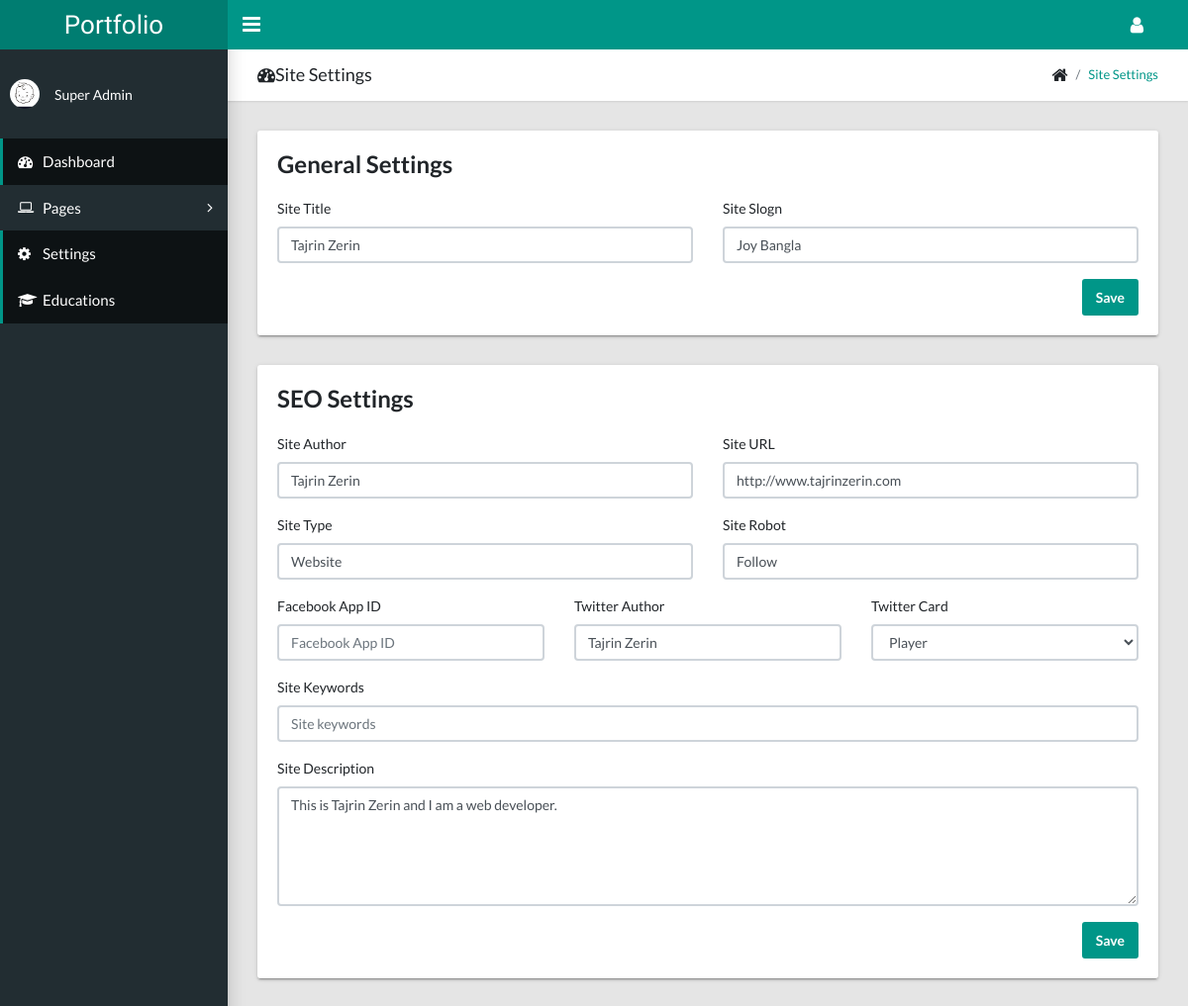
Page /systemcontrol/setting.php (signed in) on the committed database.
### tables this page shows
CREATE TABLE `profiles` (
  `id` int(191) NOT NULL,
  `user_id` int(191) NOT NULL,
  `phone` varchar(191) DEFAULT NULL,
  `address` longtext,
  `about` longtext,
  `avatar` varchar(191) DEFAULT NULL
);

CREATE TABLE `settings` (
  `id` int(191) NOT NULL,
  `key` varchar(191) NOT NULL,
  `value` longtext NOT NULL
);

### core/Database.php (called while the page is built, shortened)
<?php
Class Database
{
	public $host   = DB_HOST;
	public $user   = DB_USER;
	public $pass   = DB_PASS;
	public $dbname = DB_NAME;
	public $link;
	private function connectDB()
	{
		$this->link = new mysqli($this->host, $this->user, $this->pass, $this->dbname);
	 }
	public function select($query)
	{
	  $result = $this->link->query($query) or die($this->link->error.__LINE__);
	  if($result->num_rows > 0){
		return $result;
	  }else{
		return false;
	  }
	 }
}
?>

### core/SessionUser.php (called while the page is built, shortened)
<?php
class SessionUser{
 public static function getUser($key){
  if (isset($_SESSION[$key])) {
   return $_SESSION[$key];
  } else {
   return false;
  }
 }
}
?>

### core/Helper.php (called while the page is built, shortened)
<?php
class Helper{
    private $db;
    public function __construct()
    {
        $this->db = new Database();
    }
	public function getAvatar($user_id)
	{
		$query = "SELECT * FROM `profiles` WHERE `user_id` = '$user_id'";
		$result = $this->db->select($query);
		if($result)
		{
			$userData = $result->fetch_assoc();
			$avatar = $userData['avatar'];
			return $avatar;
		}else{
			$avatar = 'default.png';
			return $avatar;
		}
	}
	public function getSetting($key)
	{
		$query = "SELECT * FROM `settings` WHERE `key` = '$key'";
		$result = $this->db->select($query);
		if($result)
		{
			$settingData = $result->fetch_assoc();
			$value = $settingData['value'];
			return $value;
		}else{
			return 'NULL';
		}
	}
}
?>

### systemcontrol/setting.php (the view, shortened to what this page needs)
<?php
  include_once('inc/header.php');
?>
  <body class="app sidebar-mini">
    <?php include_once('inc/navbar.php'); ?>
    <?php include_once('inc/sidebar.php'); ?>
    <main class="app-content">
      <div class="app-title">
        <div>
          <h1><i class="fa fa-dashboard"></i>Site Settings</h1>
        </div>
        <ul class="app-breadcrumb breadcrumb">
          <li class="breadcrumb-item"><i class="fa fa-home fa-lg"></i></li>
          <li class="breadcrumb-item"><a href="#">Site Settings</a></li>
        </ul>
      </div>
      <div class="row">
        <div class="col-md-12">
          <div class="tile">
            <h3 class="tile-title">General Settings</h3>
            <div class="row">
              <div class="col-lg-12">
                <form action="" method="POST">
                  <div class="row">
                    <div class="col-md-6">
                      <div class="form-group">
                        <label for="siteTitle">Site Title</label>
                        <input class="form-control" name="site_title" id="siteTitle" type="text" placeholder="Site Title" value="<?php echo $helper->getSetting('site_title'); ?>" >
                      </div>
                    </div>
                    <div class="col-md-6">
                      <div class="form-group">
                        <label for="siteslogan">Site Slogn</label>
                        <input class="form-control" name="site_slogan" id="siteslogan" type="text" placeholder="Site Slogan" value="<?php echo $helper->getSetting('site_slogan'); ?>">
                      </div>
                    </div>
                  </div>
                  <div class="form-group btn-container">
                        <input type="submit" class="btn btn-primary float-right" name="generalSettings" value="Save" >
                    </div>
                </form>
              </div>
            </div>
          </div>
          <div class="tile">
            <h3 class="tile-title">SEO Settings</h3>
            <div class="row">
              <div class="col-lg-12">
                <form action="" method="POST">
                  <div class="row">
                    <div class="col-md-6">
                      <div class="form-group">
                        <label for="siteAuthor">Site Author</label>
                        <input class="form-control" name="site_author" id="siteAuthor" type="text" placeholder="Site Author" value="<?php echo $helper->getSetting('site_author'); ?>" >
                      </div>
                    </div>
                    <div class="col-md-6">
                      <div class="form-group">
                        <label for="siteURL">Site URL</label>
                        <input class="form-control" name="site_url" id="sitesURL" type="text" placeholder="Site URL" value="<?php echo $helper->getSetting('site_url'); ?>">
                      </div>
                    </div>
                  </div>
                  <div class="row">
                    <div class="col-md-6">
                      <div class="form-group">
                        <label for="siteType">Site Type</label>
                        <input class="form-control" name="site_type" id="siteType" type="text" placeholder="Site Type" value="<?php echo $helper->getSetting('site_type'); ?>" >
                      </div>
                    </div>
                    <div class="col-md-6">
                      <div class="form-group">
                        <label for="siteRobot">Site Robot</label>
                        <input class="form-control" name="site_robot" id="siteRobot" type="text" placeholder="Site Robot" value="<?php echo $helper->getSetting('site_robot'); ?>">
                      </div>
                    </div>
                    <div class="col-md-4">
                      <div class="form-group">
                        <label for="siteAPPID">Facebook App ID</label>
                        <input class="form-control" name="site_app_id" id="siteAPPID" type="text" placeholder="Facebook App ID" value="<?php echo $helper->getSetting('site_app_id'); ?>">
                      </div>
                    </div>
                    <div class="col-md-4">
                      <div class="form-group">
                        <label for="siteTwitterAuthor">Twitter Author</label>
                        <input class="form-control" name="site_twitter_author" id="siteTwitterAuthor" type="text" placeholder="Twitter Author" value="<?php echo $helper->getSetting('site_twitter_author'); ?>">
                      </div>
                    </div>
                    <div class="col-md-4">
                      <div class="form-group">
                        <label for="siteTwitterCard">Twitter Card</label>
                        <select class="form-control" name="site_twitter_card" id="siteTwitterCard">
                          <option value="player" <?php if($helper->getSetting('site_twitter_card') == 'player'){ echo "selected = 'selected'";}?>>Player</option>
                        </select>
                      </div>
                    </div>
                    <div class="col-md-12">
                      <div class="form-group">
                        <label for="siteKeywords">Site Keywords</label>
                        <input class="form-control" name="site_keywords" id="siteKeywords" type="text" placeholder="Site keywords" value="<?php echo $helper->getSetting('site_keywords'); ?>">
                      </div>
                    </div>
                    <div class="col-md-12">
                      <div class="form-group">
                        <label for="site_description">Site Description</label>
                        <textarea class="form-control" name="site_description" id="site_description"  placeholder="Site Description" cols="30" rows="5"><?php echo $helper->getSetting('site_description'); ?></textarea>
                      </div>
                    </div>
                  </div>
                  <div class="form-group btn-container">
                        <input type="submit" class="btn btn-primary float-right" name="seoSettings" value="Save" >
                    </div>
                </form>
              </div>
            </div>
          </div>
        </div>
      </div>
    </main>
  </body>
</html>

### systemcontrol/inc/sidebar.php (shortened to what this page needs)
<aside class="app-sidebar">
  <div class="app-sidebar__user"><img style="width: 30px;" class="app-sidebar__user-avatar" src="assets/img/avatars/<?php echo $helper->getAvatar(SessionUser::getUser('user_id')); ?>" alt="User Image">
    <div>
      <p class="app-sidebar__user-designation">
        <?php echo SessionUser::getUser('user_fName');?>
        <?php echo SessionUser::getUser('user_lName');?>
      </p>
    </div>
  </div>
  <ul class="app-menu">
    <li><a class="app-menu__item active" href="../../systemcontrol/dashboard.php"><i class="app-menu__icon fa fa-dashboard"></i><span class="app-menu__label">Dashboard</span></a></li>
    <li class="treeview"><a class="app-menu__item" href="#" data-toggle="treeview"><i class="app-menu__icon fa fa-laptop"></i><span class="app-menu__label">Pages</span><i class="treeview-indicator fa fa-angle-right"></i></a>
    </li>
    <li><a class="app-menu__item active" href="../../systemcontrol/setting.php"><i class="app-menu__icon fa fa-cog"></i><span class="app-menu__label">Settings</span></a></li>
    <li><a class="app-menu__item active" href="../../systemcontrol/education.php"><i class="app-menu__icon fa fa-graduation-cap"></i><span class="app-menu__label">Educations</span></a></li>
  </ul>
</aside>

### systemcontrol/assets/css/style.css (style rules this page uses)
.app-title { padding: 15px 30px!important; }
.app-title h1 { font-size: 18px!important; }

### rows in the picture
profiles: avatar (picture)
settings: site_title "Tajrin Zerin"
settings: site_slogan "Joy Bangla"
settings: site_author "Tajrin Zerin"
settings: site_url "http://www.tajrinzerin.com"
settings: site_type "Website"
settings: site_robot "Follow"
settings: site_twitter_author "Tajrin Zerin"
settings: site_twitter_card "Player"
settings: site_description "This is Tajrin Zerin and I am a web developer."

### other values in the picture
SessionUser::getUser('user_fName') "Super"
SessionUser::getUser('user_lName') "Admin"
